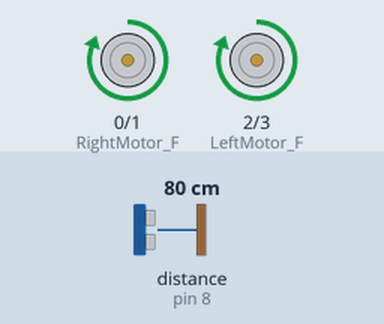
Bench run of a sketch on a simulated Arduino Uno, built with avr-gcc and run on an emulated ATmega328P. On the bench: motor-driver pin pairs drawn as motors (green arrow = first pin HIGH = forward, orange = second pin HIGH = backward, longer = more drive). Wiring (inferred from the names in the program): ultrasonic range finder: trigger pin 9; echo pin 8. The inputs (shaded band) are chosen by the test bench; at power-on: distance to the obstacle (sensor on pin 8) 80 cm. The echo pulse lasts 58.3 µs per cm; random numbers use the default seed unless the sketch sets one.

Above: at 1.2 s.
1.3 s: distance to the obstacle (sensor on pin 8) set to 32 cm
4.3 s: distance to the obstacle (sensor on pin 8) set to 28 cm
At 6.1 s:
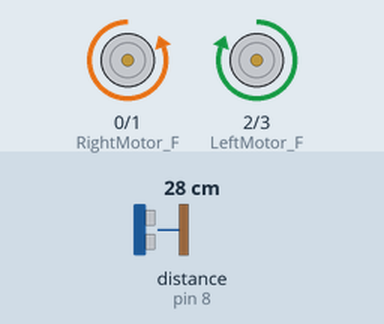
7.0 s: distance to the obstacle (sensor on pin 8) set to 35 cm
At 9.84 s:
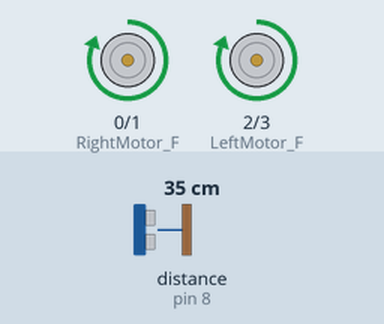
10.0 s: distance to the obstacle (sensor on pin 8) set to 2 cm
At 11.0 s:
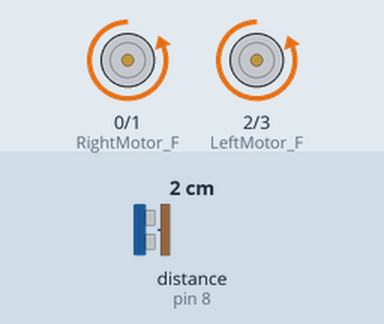
Timing chart, 0 to 13.0 s (numbered marks = the images above; inputs shaded):
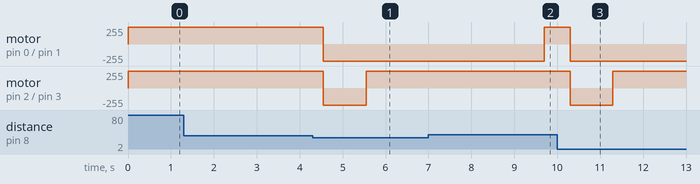

Measured:
- the behaviour switches between 31 and 30 cm on distance to the obstacle (sensor on pin 8) (found by bisection; images 0 and 1)
- after the input at 4.3 s, motor on pin 0 (RightMotor_F) / pin 1 (RightMotor_B): forward 255/255 → backward 255/255 after 0.25 s; motor on pin 2 (LeftMotor_F) / pin 3 (LeftMotor_B): forward 255/255 → backward 255/255 after 0.25 s, → forward 255/255 1.0 s later
- after the input at 7.0 s, motor on pin 0 (RightMotor_F) / pin 1 (RightMotor_B): backward 255/255 → forward 255/255 after 2.7 s
- after the input at 10.0 s, motor on pin 0 (RightMotor_F) / pin 1 (RightMotor_B): forward 255/255 → backward 255/255 after 0.30 s; motor on pin 2 (LeftMotor_F) / pin 3 (LeftMotor_B): forward 255/255 → backward 255/255 after 0.30 s, → forward 255/255 1.0 s later

The sketch:

Machine.ino
```cpp
const int LeftMotor_F = 2;
const int LeftMotor_B = 3;
const int RightMotor_F = 0;
const int RightMotor_B = 1;

const int Dist_A = 8;
const int Dist_B = 9;

const int FORWARD = 0;
const int BACK = 1;
const int LEFT = 2;
const int RIGHT = 3;
const int NONE = 4;

int curDirection = 4;

int defRot;

void setup()
{
  pinMode(Dist_A,INPUT);
  pinMode(Dist_B,OUTPUT);

  pinMode(LeftMotor_F,OUTPUT);
  pinMode(RightMotor_F,OUTPUT);
  pinMode(LeftMotor_B,OUTPUT);
  pinMode(RightMotor_B,OUTPUT);

  randomSeed(analogRead(0));

  defRot = (random(100) < 50) ? -90 : 90;
}

void loop()
{
  // Reference:
  //
  // Go(FORWARD) - вперед
  // Go(BACK) - назад
  // Go(LEFT) - вліво
  // Go(RIGHT) - вправо
  //
  // getDistance(portA,portB) - отримати відстань до предмету в сантиметрах
  //             portA - порт A датчика
  //                   portB - порт B датчика

  unsigned int Distance = getDistance(Dist_A,Dist_B);

  if (Distance < 30)
  {
    goDistance(BACK,10);
    rotateDeg(defRot);
  }
  else
  {
    goDistance(FORWARD,3);
  };
}

void Go(int Direction)
{
  if (curDirection == Direction) return;

  digitalWrite(LeftMotor_F,LOW);
  digitalWrite(LeftMotor_B,LOW);
  digitalWrite(RightMotor_F,LOW);
  digitalWrite(RightMotor_B,LOW);

  switch (Direction)
  {
  case FORWARD:
    digitalWrite(LeftMotor_F,HIGH);
    digitalWrite(RightMotor_F,HIGH);
    break;
  case BACK:
    digitalWrite(LeftMotor_B,HIGH);
    digitalWrite(RightMotor_B,HIGH);
    break;
  case LEFT:
    digitalWrite(LeftMotor_B,HIGH);
    digitalWrite(RightMotor_F,HIGH);
    break;
  case RIGHT:
    digitalWrite(LeftMotor_F,HIGH);
    digitalWrite(RightMotor_B,HIGH);
    break;
  }

  curDirection = Direction;
}


int getDistance(int portA,int portB)
{
  digitalWrite(portB,HIGH);
  delayMicroseconds(10);
  digitalWrite(portB,LOW);

  return pulseIn(portA,HIGH) / 58;
}


void rotateDeg(int deg)
{
  if (deg > 0)
  {
    Go(RIGHT);
  }
  else if (deg < 0)
  {
    Go(LEFT);
  }

  delay(abs(deg) * 46);
  Go(NONE);
}

void goDistance(int Direction,float Distance)
{
  if ((Direction != FORWARD) && (Direction != BACK)) return;

  Go(Direction);
  delay(Distance * 100);
  Go(NONE);
}
```
